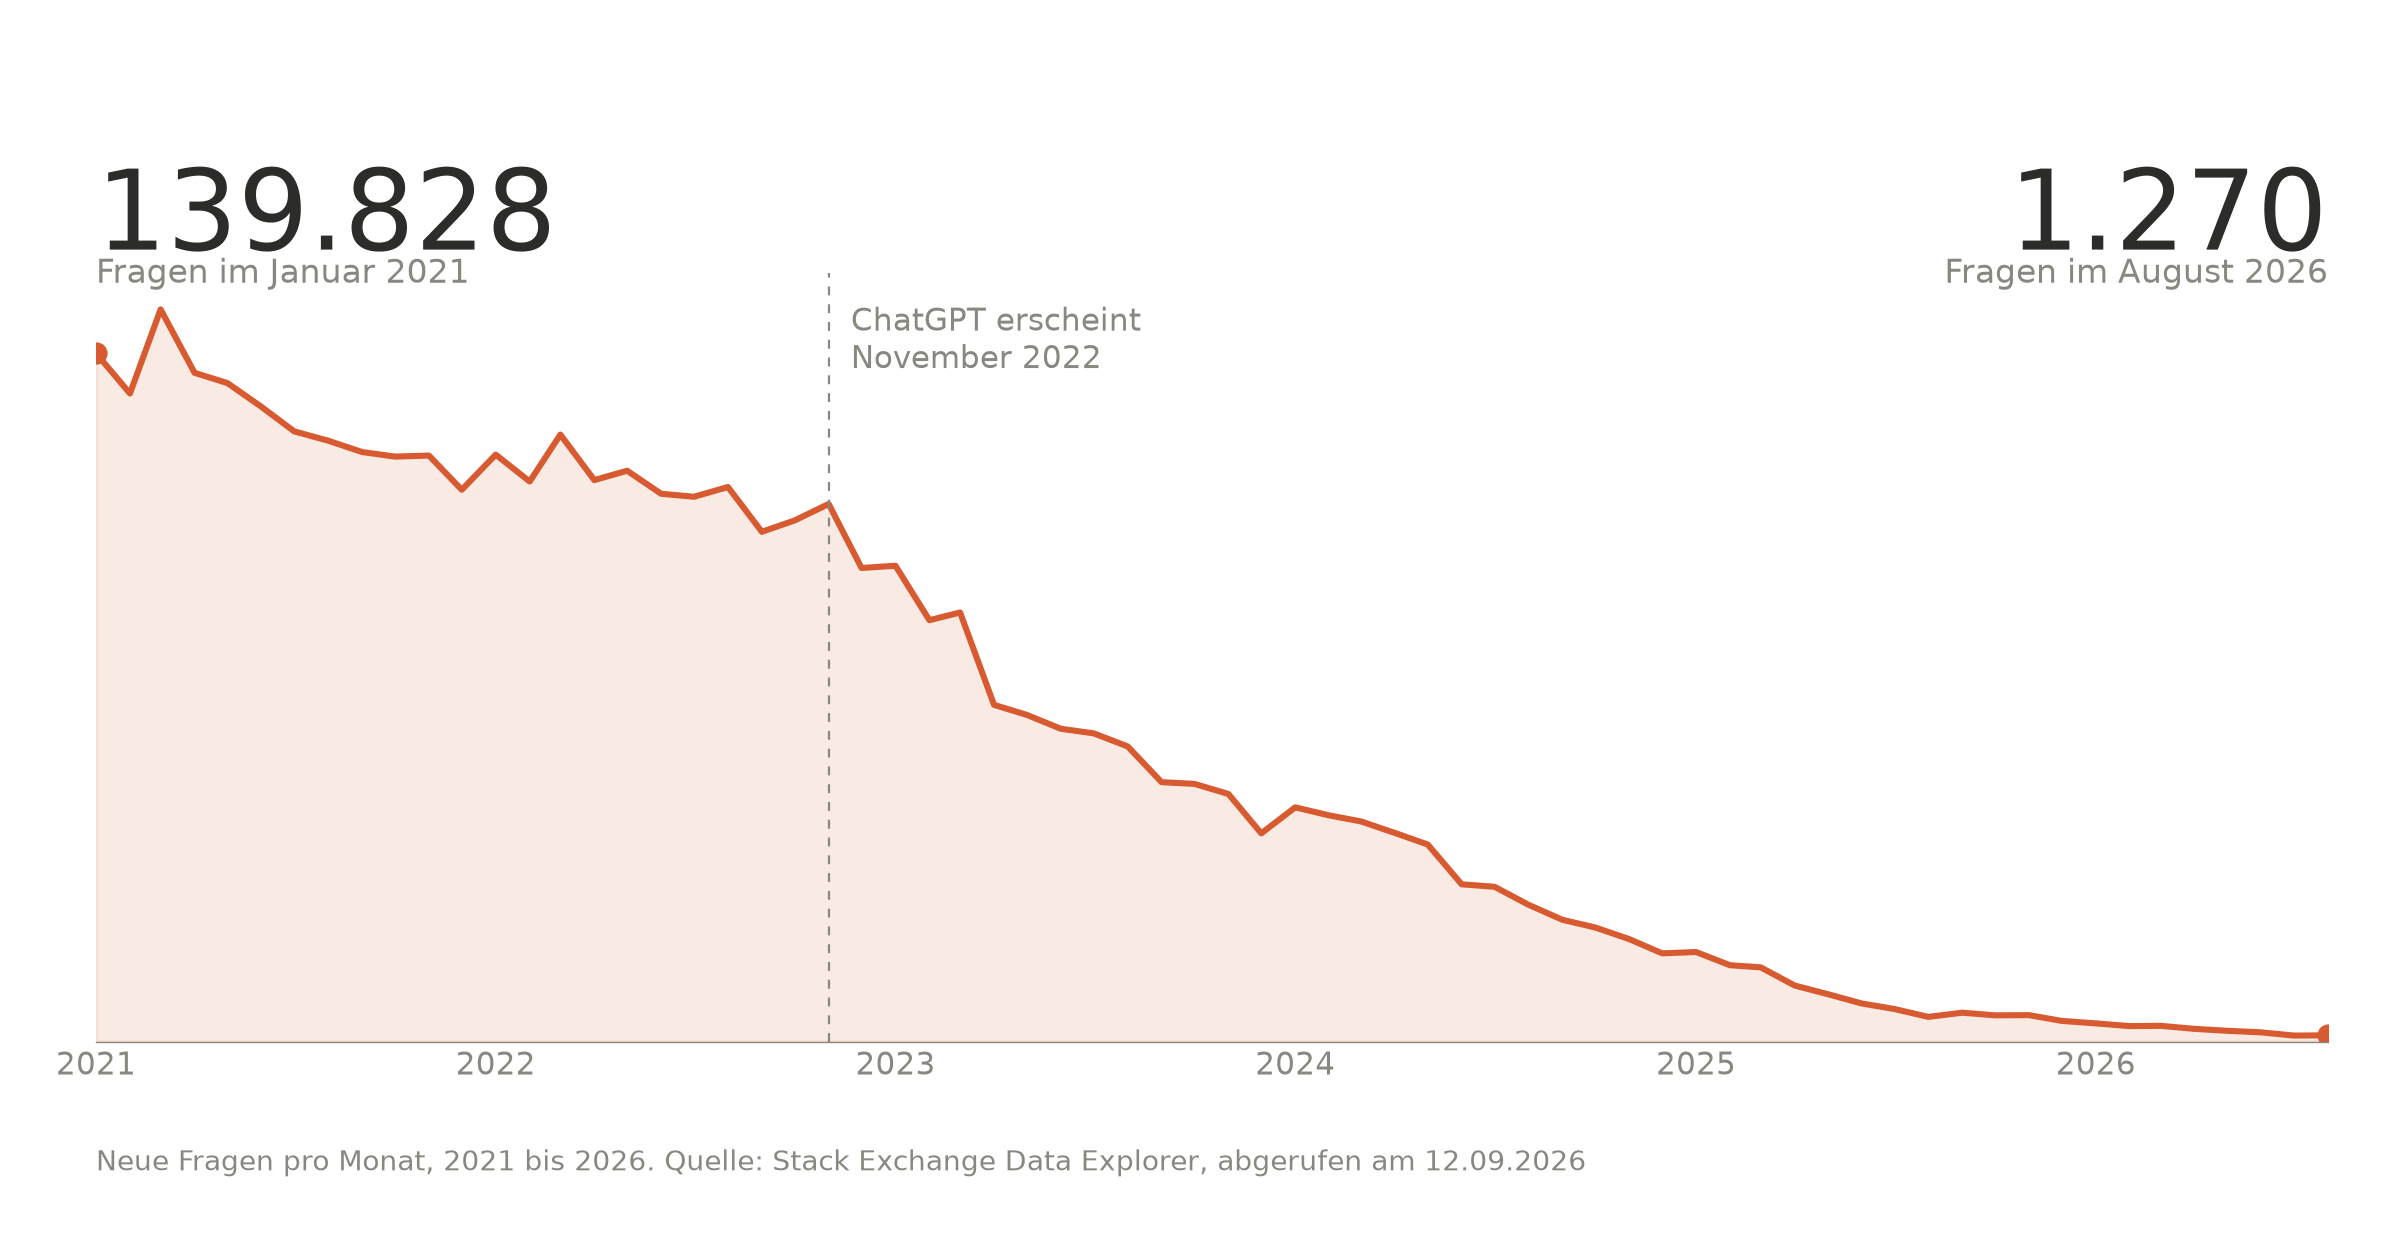

This figure's Python source:
r"""
Klippen-Grafik: Fragen pro Monat auf Stack Overflow ab 2021.

Aufruf:  python klippe.py QueryResults.csv
Ausgabe: klippe.svg und klippe.png

CSV stammt aus dem Stack Exchange Data Explorer und hat zwei Spalten:
Month (Zeitstempel) und Questions (Anzahl).

Benoetigt: pandas, matplotlib

C:\Users\sulta\AppData\Local\Python\bin\pip install pandas matplotlib
"""

import sys
from datetime import date
from pathlib import Path

import matplotlib
matplotlib.use("Agg")
import matplotlib.pyplot as plt
import pandas as pd

CSV = sys.argv[1] if len(sys.argv) > 1 else r"C:/Users/sulta/git/unlogic.ai/paradoxes/efficiency/stackexchange/QueryResults.csv"
ZIEL = Path(__file__).resolve().parent   # .../paradoxes/efficiency/stackexchange
ZIEL.mkdir(parents=True, exist_ok=True)

AB_JAHR = 2021
FARBE = "#D85A30"
TEXT = "#2C2C2A"
GRAU = "#888780"

MONATE = ["Januar", "Februar", "März", "April", "Mai", "Juni", "Juli",
          "August", "September", "Oktober", "November", "Dezember"]

# --- Daten ---------------------------------------------------------------

df = pd.read_csv(CSV, parse_dates=["Month"])
df["Questions"] = pd.to_numeric(df["Questions"])
df = df.sort_values("Month")

# Laufender Monat ist unvollstaendig und wuerde einen Absturz zeigen,
# den es nicht gibt.
heute = date.today()
df = df[~((df.Month.dt.year == heute.year) & (df.Month.dt.month == heute.month))]

df = df[df.Month >= pd.Timestamp(f"{AB_JAHR}-01-01")].reset_index(drop=True)
start, ende = df.iloc[0], df.iloc[-1]

label = lambda z: f"Fragen im {MONATE[z.Month.month - 1]} {z.Month.year}"
punkt = lambda n: f"{int(n):,}".replace(",", ".")

# --- Grafik --------------------------------------------------------------

fig, ax = plt.subplots(figsize=(12, 6.2))

ax.fill_between(df.Month, df.Questions, color=FARBE, alpha=0.13)
ax.plot(df.Month, df.Questions, color=FARBE, linewidth=2.2)
ax.plot([start.Month, ende.Month], [start.Questions, ende.Questions],
        "o", color=FARBE, markersize=7, linestyle="none")

hoch = df.Questions.max() * 1.05
ax.set_ylim(0, hoch)
ax.set_xlim(df.Month.min(), df.Month.max())

# ChatGPT-Marker
marker = pd.Timestamp("2022-11")
ax.axvline(marker, color=GRAU, linewidth=0.8, linestyle=(0, (4, 4)))
ax.annotate("ChatGPT erscheint\nNovember 2022", xy=(marker, hoch * 0.96),
            xytext=(8, 0), textcoords="offset points",
            fontsize=11, color=GRAU, va="top")

# Die beiden grossen Zahlen ueber der Grafik
for x, ha, zeile in ((0.0, "left", start), (1.0, "right", ende)):
    ax.text(x, 1.14, punkt(zeile.Questions), transform=ax.transAxes,
            fontsize=40, color=TEXT, ha=ha, va="top")
    ax.text(x, 1.02, label(zeile), transform=ax.transAxes,
            fontsize=12, color=GRAU, ha=ha, va="top")

# Achsen entschlacken
for kante in ("top", "right", "left"):
    ax.spines[kante].set_visible(False)
ax.spines["bottom"].set_color(GRAU)
ax.spines["bottom"].set_linewidth(0.5)
ax.tick_params(length=0, labelsize=11, colors=GRAU)
ax.set_yticks([])

ax.text(0.0, -0.14,
        f"Neue Fragen pro Monat, {AB_JAHR} bis {ende.Month.year}. "
        f"Quelle: Stack Exchange Data Explorer, abgerufen am "
        f"{heute.strftime('%d.%m.%Y')}",
        transform=ax.transAxes, fontsize=10, color=GRAU, va="top")

plt.subplots_adjust(top=0.78, bottom=0.16, left=0.04, right=0.97)

for endung in ("svg", "png"):
    pfad = ZIEL / f"klippe.{endung}"
    fig.savefig(pfad, dpi=200, transparent=True)
    print("geschrieben:", pfad)
